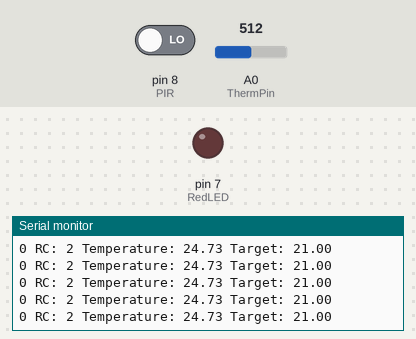
Simulated run of this sketch. Board: Arduino Nano, built with avr-gcc and run on an emulated ATmega328P. Parts: output pins drawn as LEDs (lit = HIGH), the last lines printed to the serial monitor. Inputs (shaded band) come from the test bench; at power-on: pin 8 (PIR) LOW, A0 (ThermPin) = 512. Sleep ends after the set time or at an interrupt; no radio packets arrive unless stated.

Above: at 1.2 s.
1.3 s: pin 8 (PIR) driven HIGH
At 2.3 s:
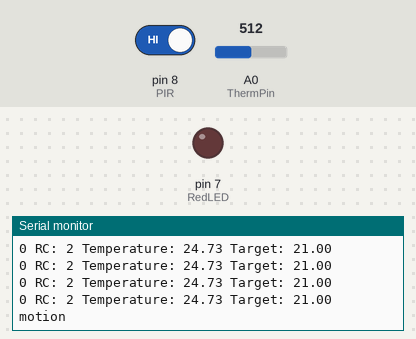
3.0 s: pin 8 (PIR) driven LOW
At 4.7 s:
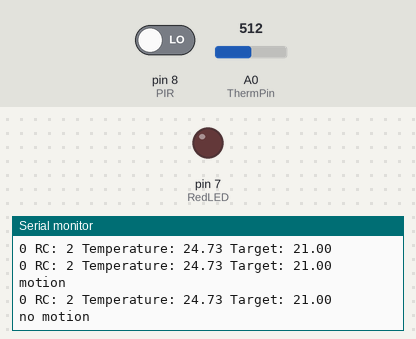

The sketch:

Transmitter.ino
```cpp
/**
  Living Room: Radio 1
  Bedroom    : Radio 2
**/
const int RC_number = 2;

float Target_temp = 21;


#include "nRF24L01.h" //NRF24L01 library created by TMRh20 https://github.com/TMRh20/RF24
#include "RF24.h"
#include "SPI.h"
#include <avr/power.h>
#include <avr/sleep.h>
#include <avr/wdt.h>

#define RedLED 7
#define PIR 8 // Arcade switch is connected to Pin 8 on NANO
#define ThermPin A0

RF24 radio(9, 10); // NRF24L01 used SPI pins + Pin 9 and 10 on the NANO

const uint64_t rAddress[] = {0x7878787878LL, 0xB3B4B5B6F1LL, 0xB3B4B5B6CDLL, 0xB3B4B5B6A3LL, 0xB3B4B5B60FLL, 0xB3B4B5B605LL };

const uint64_t address_out = rAddress[RC_number];// Needs to be the same for communicating between 2 NRF24L01
const uint64_t address_in = rAddress[0];

typedef struct {
  int RC_no;
  float Temperature;
  float Target;
  int Motion_no; // time count since last detection (no x 4.5 sec)
} Data;

Data data = {RC_number, 0, Target_temp};
int Return = 0;

String RC = " RC: ";
String Temp = " Temperature: ";
String Target = " Target: ";
String out;
bool Motion = false;

volatile int f_wdt = 1;

int Vo;
float R1 = 10000;
float logR2, R2, T, Tc;
float c1 = 1.009249522e-03, c2 = 2.378405444e-04, c3 = 2.019202697e-07;

ISR(WDT_vect)
{
  if (f_wdt == 0)
  {
    f_wdt = 1;
  }
}
void sleeping()
{
  sleep_enable();
  set_sleep_mode(SLEEP_MODE_PWR_DOWN);
  sleep_mode();
}


void setup(void) {

  Serial.begin(9600);
  pinMode(RedLED, OUTPUT);
  radio.begin(); // Start the NRF24L01
  radio.setChannel(108);
  radio.openWritingPipe(address_out); // Get NRF24L01 ready to transmit
  radio.setDataRate(RF24_250KBPS);
  radio.setPALevel(RF24_PA_HIGH);
  radio.openReadingPipe(1, address_in); // Get NRF24L01 ready to receive
  radio.stopListening(); // Listen to see if information received
  //power_adc_disable(); // ADC converter
  //power_usart0_disable();// Serial (USART)
  power_timer1_disable();// Timer 1
  power_timer2_disable();// Timer 2
  power_twi_disable(); // TWI (I2C)

  /*** Setup the WDT ***/

  /* Clear the reset flag. */
  MCUSR &= ~(1 << WDRF);

  /* In order to change WDE or the prescaler, we need to
     set WDCE (This will allow updates for 4 clock cycles).
  */
  WDTCSR |= (1 << WDCE) | (1 << WDE);

  /* set new watchdog timeout prescaler value */
  WDTCSR = 1 << WDP3; /* 4.0 seconds */

  /* Enable the WD interrupt (note no reset). */
  WDTCSR |= _BV(WDIE);
}

void loop(void) {
  Vo = analogRead(ThermPin);
  R2 = R1 * (1023.0 / (float)Vo - 1.0);
  logR2 = log(R2);
  T = (1.0 / (c1 + c2 * logR2 + c3 * logR2 * logR2 * logR2));
  Tc = T - 273.15;
  data.Temperature = Tc;

  if (digitalRead(PIR) == HIGH)
  { // If Switch is Activated

    data.Motion_no = 0;
    Serial.println("motion");
    radio.write(&data, sizeof(data)); // Send value through NRF24L01
    Motion = true;
    delay(250);
    sleeping();
  }
  else if (Motion)
  {

    data.Motion_no = data.Motion_no + 1;
    Serial.println("no motion");
    radio.write(&data, sizeof(data)); // Send value through NRF24L01
    delay(500);
    radio.startListening();
    delay(500);
    radio.read(&Return, sizeof(Return)); // Read information from the NRF24L01
    delay(500);
    radio.read(&Return, sizeof(Return)); // Read information from the NRF24L01
    delay(500);
    radio.read(&Return, sizeof(Return)); // Read information from the NRF24L01
    if (Return == 1)
    {
      Motion = false;
    }
    else
    {
      Return = 0;
    }

    radio.stopListening();
    delay(2000);
  }
  if (Motion && Tc < Target_temp)
  {
    digitalWrite(RedLED, HIGH);
  }
  else
  {
    digitalWrite(RedLED, LOW);
  }

  out = Return + RC + data.RC_no + Temp + data.Temperature + Target + data.Target;
  Serial.println(out);
  delay(250);

}
```

Measured:
- after the input at 1.3 s, the serial monitor: prints a new line after 0.21 s (image 1)
- after the input at 3.0 s, the serial monitor: prints a new line after 1.4 s (image 2)
